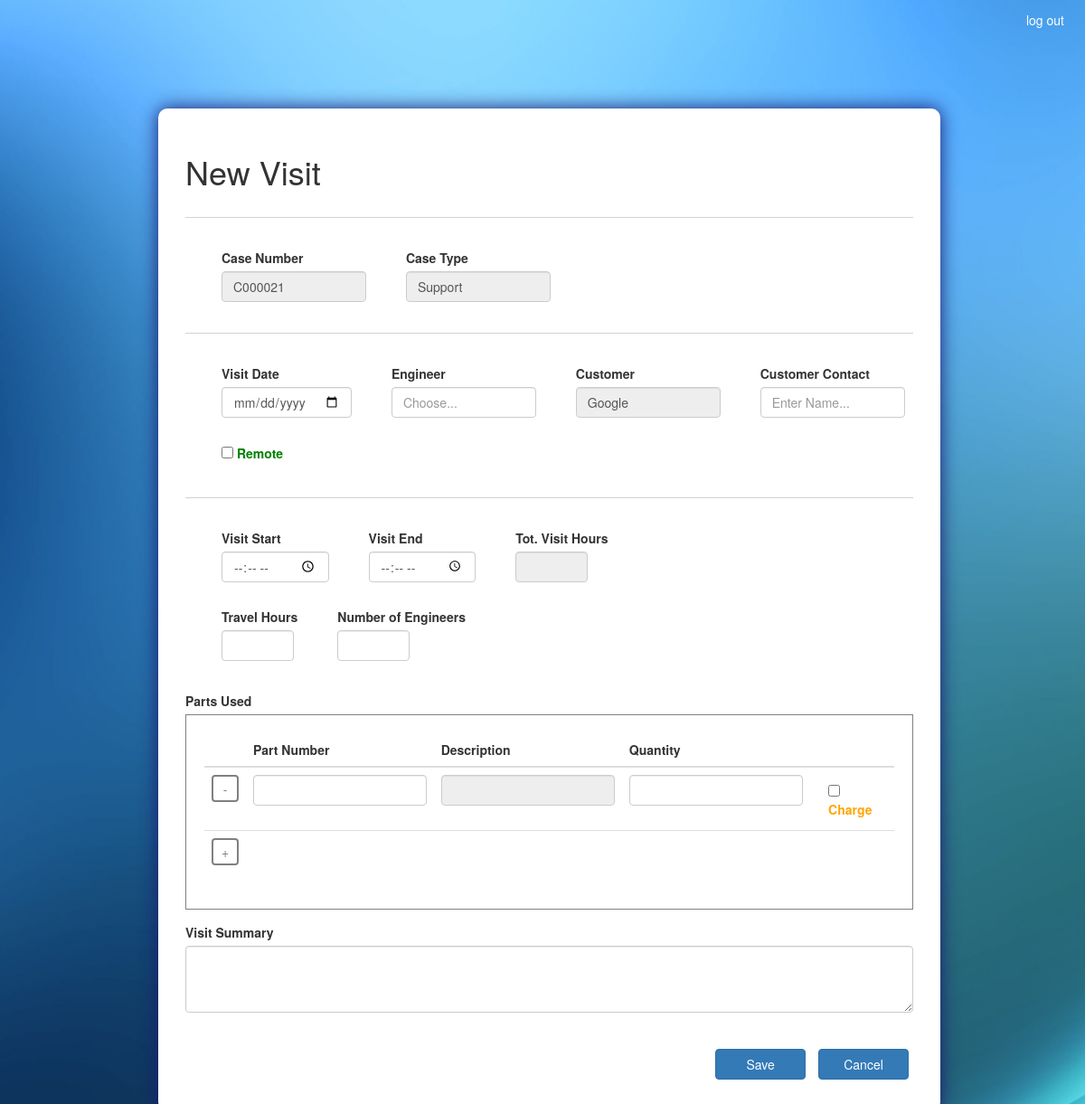
The page /new_visit/C000021/ (signed in) on the database as committed earlier.
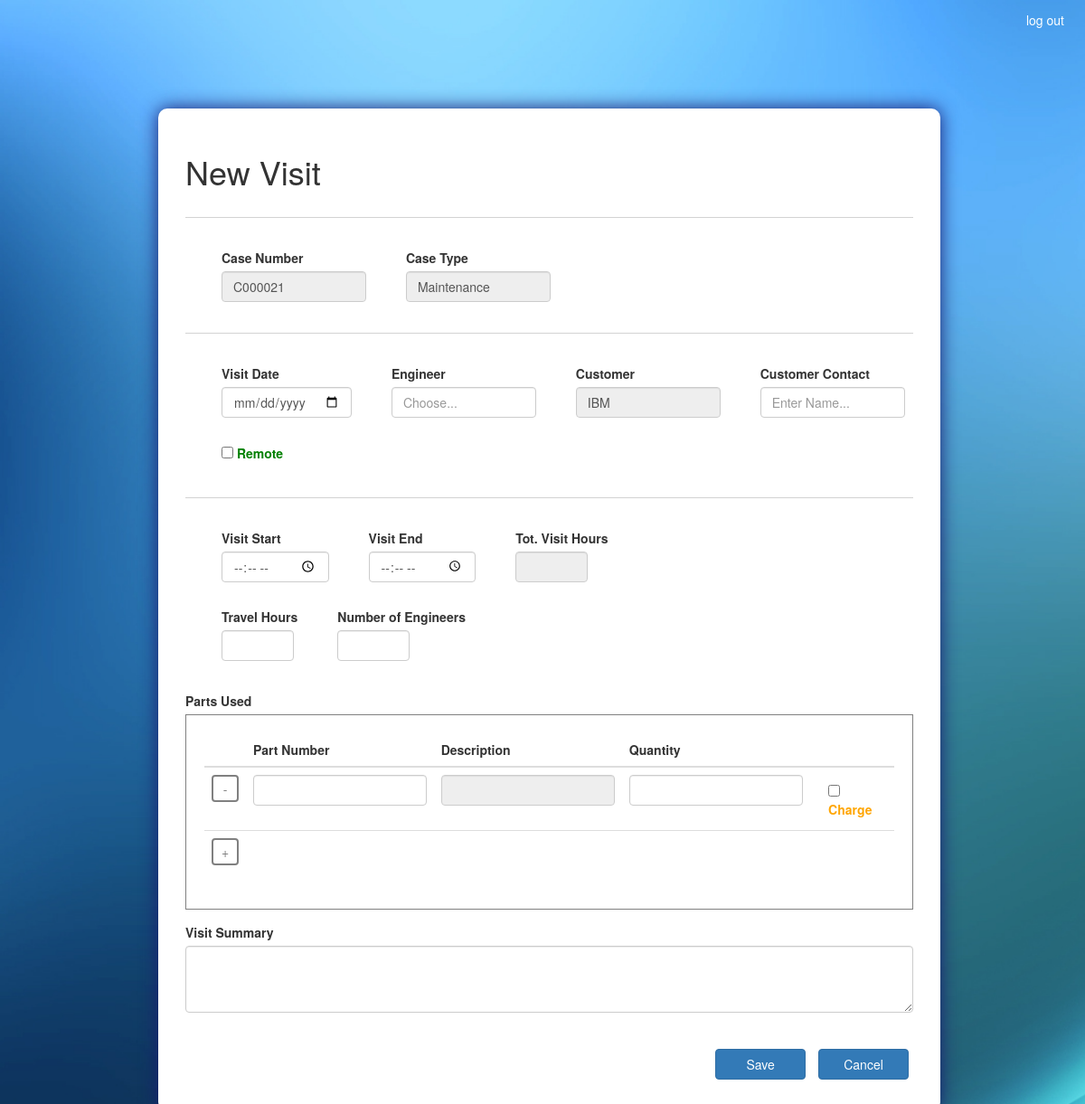
The same page on the database as committed later.
### ASISupport_app/models.py (models this page shows, shortened)
class Case(models.Model):
	TYPES = (
		('Support', 'Support'),
		('Training', 'Training'),
		('Maintenance', 'Maintenance'),
		('installation','Installation')
	)
	STATUSES = (
		('Open', 'Open'),
		('Resolved', 'Resolved'),
		('Closed', 'Closed'),
		('On Hold','On Hold'),
		('Cancelled','Cancelled')
	)
	case_num 				= models.CharField(max_length=100, primary_key=True)
	case_type 				= models.CharField(max_length=100, choices=TYPES)
	status 					= models.CharField(max_length=100, choices=STATUSES)
	create_date 			= models.DateTimeField(default=timezone.now)
	target_date 			= models.DateField()
	actual_date 			= models.DateField(blank=True, null=True)
	case_manager 			= models.ForeignKey(Employee, on_delete=models.CASCADE)
	machine_down 			= models.BooleanField(default=False)
	customer 				= models.ForeignKey(Customer, on_delete=models.CASCADE)
	customer_contact 		= models.CharField(max_length=100)
	case_description 		= models.TextField()
	cancellation_reason 	= models.TextField(blank=True, null=True)
	on_hold_reason 			= models.TextField(blank=True, null=True)

class Customer(models.Model):
	customer_name 			= models.CharField(max_length=100, primary_key=True)
	def __str__(self):
		return self.customer_name

### ASISupport_app/views.py (the view, shortened to what this page needs)
# urls.py: path('new_visit/<id>/', views.new_visit_view, name = 'new_visit'),
@login_required(login_url='/accounts/login/')
def new_visit_view(request, id):
	state = 'new'
	case = Case.objects.get(case_num=id)
	if request.method == 'POST' and 'cancel_btn' in request.POST:
		return redirect('ASISupport_app:view_case', id=id)
	parts = Parts.objects.all()
	parts_dict = {part.part_pn:part.part_description for part in parts}
	employees = Employee.objects.all()
	return render(request, 'ASISupport_app/visit.html', locals())

### ASISupport_app/models.py (called while the page is built)
	def __str__(self):
		return f'{self.first_name} {self.last_name}'
		'''note: must be unique for case creation unique'''

### templates/ASISupport_app/visit.html (shortened to what the changed rows need)
<!DOCTYPE html>
{% extends "ASISupport_app/base.html" %}
{% load static %}
{% block head_block %}
	<link rel="stylesheet" type="text/css" href="{% static 'css/visit.css' %}">
{% endblock %}
{% block body_block %}
	<section class="col-sm-1 col-sm-10 col-sm-1">
		{% if state == 'view' %}
			<form class="form-container" action="{% url 'ASISupport_app:view_visit' visit.visit_num %}" method="POST">
				{% csrf_token %}
				<div>
					<h1 class="inline_it">Visit {{ visit.visit_num }}</h1>
					<div class="action_btn">
						{% if permit_edit %}
							<button type="submit" name="edit_btn" class="btn btn-primary">Edit</button>
						{% endif %}
						<button type="submit" name="back_btn" class="btn btn-primary">Back</button>
					</div>
				</div>
				<hr class="solid">
				<div>
					<div class="inline_it inline_spacing">
						<div>
							<label for="case_num">Case Number</label>
						</div>
							<input class="form-control text_bar" id="case_num" type="text" value="{{ visit.case_num }}" disabled>
					</div>
					<div class="inline_it inline_spacing">
						<div>
							<label for="case_type">Case Type</label>
						</div>
							<input class="form-control text_bar" id="case_type" type="text" value="{{ case.case_type }}" disabled>
					</div>
				</div>
				<hr class="solid">
				<div class="inline_it inline_spacing">
					<div>
						<label for="visit_date">Visit Date</label>
					</div>
					<input class="form-control datepicker" id="visit_date" type="date" value="{{ visit.visit_date|date:'Y-m-d' }}" {% if permit_visit_date %} name="visit_date" {% else %} disabled {% endif %}>
				</div>
				<div class="inline_it inline_spacing">
					<div>
						<label for="Engineer">Engineer</label>
					</div>
					{% if not permit_engineer %}
						<input class="form-control text_bar" type="text" value="{{ visit.engineer }}" disabled>
					{% else %}
						<input class="form-control text_bar" type="text" name="engineer" list="engineer" value="{{ visit.engineer }}">
						<datalist id="engineer">
							{% for employee in employees %}
								<option value="{{ employee }}">{{ employee }}</option>
							{% endfor %}
						</datalist>
					{% endif %}
				</div>
				<div class="inline_it inline_spacing">
					<div>
						<label for="customer">Customer</label>
					</div>
						<input class="form-control text_bar" id="customer" type="text" value="{{ case.customer }}" disabled>
				</div>
				<div class="inline_it inline_spacing">
					<div>
						<label for="customer_contact">Customer Contact</label>
					</div>
						<input class="form-control text_bar" id="customer_contact" type="text" value="{{ visit.customer_contact }}" {% if permit_customer_contact %} name="customer_contact" {% else %} disabled {% endif %}>
				</div>
				<div class="inline_it inline_spacing remote_cb">
					<input type="checkbox" id="remote" {% if visit.remote %} checked {% endif %} {% if permit_remote %} name="remote" {% else %} disabled {% endif %}>
					<label for="remote">Remote</label>
				</div>
				<hr class="solid">
				<div>
					<div class="inline_it inline_spacing">
						<div>
							<label for="visit_start">Visit Start</label>
						</div>
						<input class="form-control datepicker" id="visit_start" type="time" value="{{ visit.visit_start|time:'H:i' }}" {% if permit_visit_start %} name="visit_start" onchange="calculateTime()" {% else %} disabled {% endif %}>
					</div>
					<div class="inline_it inline_spacing">
						<div>
							<label for="visit_end">Visit End</label>
						</div>
						<input class="form-control datepicker" id="visit_end" type="time" value="{{ visit.visit_end|time:'H:i' }}" {% if permit_visit_end %} name="visit_end" onchange="calculateTime()" {% else %} disabled {% endif %}>
					</div>
					<div class="inline_it inline_spacing">
						<div>
							<label for="visit_hours">Tot Visit Hours</label>
						</div>
						<input class="form-control int_bar" id="visit_hours" type="text" value="{{ visit.tot_visit_hours|floatformat:2 }}" disabled>
					</div>
				</div>
				<div>
					<div class="inline_it inline_spacing">
						<div>
							<label for="travel_hours">Travel Hours</label>
						</div>
						<input class="form-control int_bar" id="travel_hours" type="text" value="{{ visit.travel_hours|floatformat:2 }}" {% if permit_travel_hours %} name="travel_hours" {% else %} disabled {% endif %}>
					</div>
					<div class="inline_it inline_spacing">
						<div>
							<label for="num_of_engineers">Number of Engineers</label>
						</div>
						<input class="form-control int_bar" id="num_of_engineers" type="text" value="{{ visit.num_of_engineers }}" {% if permit_num_of_engineers %} name="num_of_engineers" {% else %} disabled {% endif %}>
					</div>
				</div>
				<div class="spacing">
					<label>Parts Used</label>
					<div class="parts_lst">
						<table class="table table-hover" id="parts_used_tbl">
							<thead>
								<tr>
									<th scope="col"></th>
									<th scope="col">Part Number</th>
						    		<th scope="col">Description</th>
						    		<th scope="col">Quantity</th>
						    		<th scope="col"></th>
						    	</tr>
							</thead>
							{% if not permit_parts_delete and not permit_parts_add %}
								<tbody>
									{% for visit_part, description in part_description_dict.items %}
											<tr>
												<td></td>
												<td>{{ visit_part.part_pn }}</td>
												<td>{{ description }}</td>
												<td>{{ visit_part.qty }}</td>
												<td>
													<div class="form-check charge_cb">
														<input type="checkbox" id="charge" {% if visit_part.charge %} checked {% endif %} disabled>
														<label for="charge">Charge</label>
													</div>
												</td>
											</tr>
									{% endfor %}
								</tbody>
							{% else %}
								<tbody>
									{% for visit_part, description in part_description_dict.items %}
										<tr>
											<td>
												<button onclick="deleteRow(this,'parts_used_tbl')" type="button" name="remove_btn" class="btn btn-primary add_or_del_btn">-</button>
											</td>
											<td>
												<input class="form-control" type="text" name="part_num" oninput="completeDesc(this,{{ parts_dict }})" value="{{ visit_part.part_pn }}">
											</td>
											<td>
												<input class="form-control" type="text" name="part_description" value="{{ description }}" readonly>
											</td>
											<td>
												<input class="form-control" type="text" name="qty" value="{{ visit_part.qty }}">
											</td>
											<td>
												<div class="form-check charge_cb">
													{% if visit_part.charge %}
														<input type="checkbox" name="charge" onclick="toggleHiddenInput(this)" value="1" checked>
													{% else %}
														<input type="hidden" name="charge" value="0">
														<input type="checkbox" name="charge" onclick="toggleHiddenInput(this)" value="1">
													{% endif %}
													<label for="charge">Charge</label>
												</div>
											</td>
										</tr>
									{% endfor %}
									<tr>
										<td>
											<button onclick="addRow('parts_used_tbl', {{ parts_dict }})" type="button" name="add_btn" class="btn btn-primary add_or_del_btn">+</button>
										</td>
										<td></td>
										<td></td>
										<td></td>
										<td></td>
									</tr>
								</tbody>
							{% endif %}
						</table>
					</div>
				</div>
				<div class="form-group description_bar">
					<label for="visit_summary">Visit Summary</label>
					<textarea class="form-control" id="visit_summary" rows="3" {% if permit_visit_summary %} name="visit_summary" {% else %} disabled {% endif %}>{{ visit.visit_summary }}</textarea>
				</div>
				{% if edit %}
					<div class="action_btn">
						<button type="submit" name="save_btn" class="btn btn-primary">Save</button>
					</div>
				{% endif %}
			</form>
		{% else %}
			<form class="form-container" action="{% url 'ASISupport_app:new_visit' case.case_num %}" method="POST">
				<div>
					<h1 class="inline_it">New Visit</h1>
				</div>
				<hr class="solid">
				<div>
					<div class="inline_it inline_spacing">
						<div>
							<label for="case_num">Case Number</label>
						</div>
							<input class="form-control text_bar" name="case_num" type="text" value="{{ case.case_num }}" disabled>
					</div>
					<div class="inline_it inline_spacing">
						<div>
							<label for="case_type">Case Type</label>
						</div>
							<input class="form-control text_bar" name="case_type" type="text" value="{{ case.case_type }}" disabled>
					</div>
				</div>
				<hr class="solid">
				<div class="inline_it inline_spacing">
					<div>
						<label for="visit_date">Visit Date</label>
					</div>
					<input class="form-control datepicker" name="visit_date" type="date">
				</div>
				<div class="inline_it inline_spacing">
					<div>
						<label for="engineer">Engineer</label>
					</div>
					<input class="form-control text_bar" type="text" name="engineer" list="engineer" placeholder="Choose...">
				</div>
				<div class="inline_it inline_spacing">
					<div>
						<label for="customer">Customer</label>
					</div>
						<input class="form-control text_bar" name="customer" type="text" value="{{ case.customer }}" disabled>
				</div>
				<div class="inline_it inline_spacing">
					<div>
						<label for="customer_contact">Customer Contact</label>
					</div>
						<input class="form-control text_bar" name="customer_contact" type="text" placeholder="Enter Name...">
				</div>
				<div class="inline_it inline_spacing remote_cb">
					<input type="checkbox" name="remote">
					<label for="remote">Remote</label>
				</div>
				<hr class="solid">
				<div>
					<div class="inline_it inline_spacing">
						<div>
							<label for="visit_start">Visit Start</label>
						</div>
						<input class="form-control datepicker" name="visit_start" id="visit_start" type="time" onchange="calculateTime()">
					</div>
					<div class="inline_it inline_spacing">
						<div>
							<label for="visit_end">Visit End</label>
						</div>
						<input class="form-control datepicker" name="visit_end" id="visit_end" type="time" onchange="calculateTime()">
					</div>
					<div class="inline_it inline_spacing">
						<div>
							<label for="visit_hours">Tot. Visit Hours</label>
						</div>
						<input class="form-control int_bar" name="visit_hours" id="visit_hours" type="text" disabled>
					</div>
				</div>
				<div>
					<div class="inline_it inline_spacing">
						<div>
							<label for="travel_hours">Travel Hours</label>
						</div>
						<input class="form-control int_bar" name="travel_hours" type="text">
					</div>
					<div class="inline_it inline_spacing">
						<div>
							<label for="num_of_engineers">Number of Engineers</label>
						</div>
						<input class="form-control int_bar" name="num_of_engineers" type="text">
					</div>
				</div>
				<div class="spacing">
					<label>Parts Used</label>
					<div class="parts_lst">
						<table class="table table-hover" id="parts_used_tbl">
							<thead>
								<tr>
									<th scope="col"></th>
									<th scope="col">Part Number</th>
						    		<th scope="col">Description</th>
						    		<th scope="col">Quantity</th>
						    		<th scope="col"></th>
						    	</tr>
							</thead>
							<tbody>
								<tr>
									<td>
										<button onclick="deleteRow(this,'parts_used_tbl')"  type="button" name="remove_btn" class="btn btn-primary add_or_del_btn">-</button>
									</td>
									<td>
										<input class="form-control" type="text" name="part_num" oninput="completeDesc(this,{{ parts_dict }})">
									</td>
									<td>
										<input class="form-control" type="text" name="part_description" readonly>
									</td>
									<td>
										<input class="form-control" type="text" name="qty">
									</td>
									<td>
										<div class="form-check charge_cb">
											<input type="checkbox" name="charge" onclick="toggleHiddenInput(this)" value="1">
											<label for="charge">Charge</label>
										</div>
									</td>
								</tr>
								<tr>
									<td>
										<button onclick="addRow('parts_used_tbl', {{ parts_dict }})" type="button" name="add_btn" class="btn btn-primary add_or_del_btn">+</button>
									</td>
									<td></td>
									<td></td>
									<td></td>
									<td></td>
								</tr>
							</tbody>
						</table>
					</div>
				</div>
				<div class="form-group description_bar">
					<label for="visit_summary">Visit Summary</label>
					<textarea class="form-control" name="visit_summary" rows="3"></textarea>
				</div>
				<div class="action_btn">
					<button type="submit" name="save_btn" class="btn btn-primary">Save</button>
					<button type="submit" name="cancel_btn" class="btn btn-primary">Cancel</button>
				</div>
			</form>
		{% endif %}
	</section>
{% endblock %}

Rows that differ between the two databases and show on the page:
changed Case "C000021": case_type "Support" → "Maintenance"; customer "Google" → "IBM"
